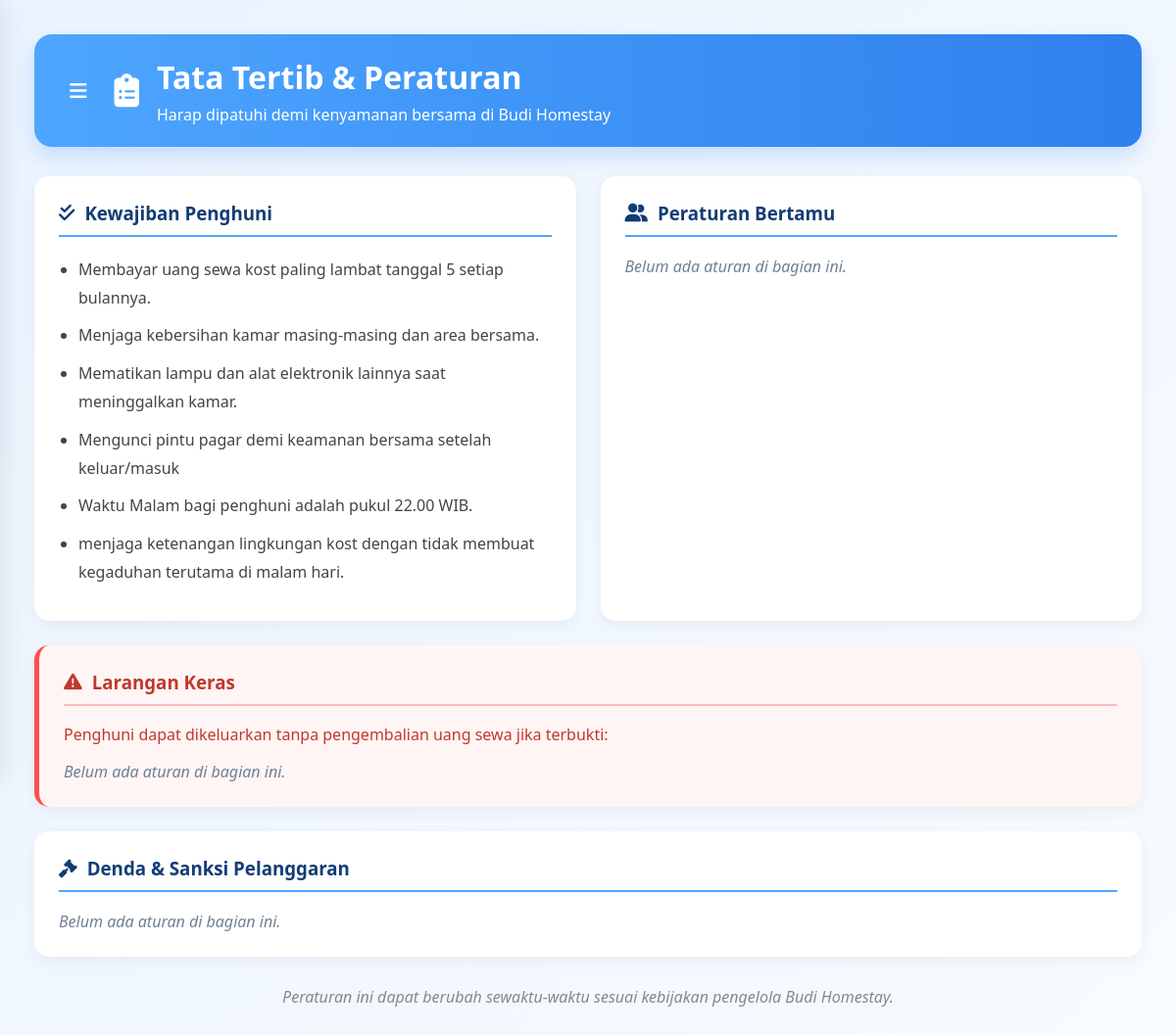
The page /src/penyewa_peraturan.php (signed in) on the database its author committed.
### tables this page shows
CREATE TABLE `peraturan` (
  `id_peraturan` int(11) NOT NULL,
  `isi_peraturan` text NOT NULL,
  `kategori` varchar(50) DEFAULT 'Umum',
  `tanggal_update` timestamp NOT NULL DEFAULT current_timestamp() ON UPDATE current_timestamp()
);

### src/penyewa_peraturan.php (the view, shortened to what this page needs)
<?php
include_once "koneksi.php";
$ruleGroups = [
    'Kewajiban' => [
        'title' => 'Kewajiban Penghuni',
        'icon' => 'fa-solid fa-check-double',
        'container_class' => 'rule-card',
        'list_tag' => 'ul',
    ],
    'Peraturan Bertamu' => [
        'title' => 'Peraturan Bertamu',
        'icon' => 'fa-solid fa-user-group',
        'container_class' => 'rule-card',
        'list_tag' => 'ul',
    ],
    'Larangan Keras' => [
        'title' => 'Larangan Keras',
        'icon' => 'fa-solid fa-triangle-exclamation',
        'container_class' => 'alert-box',
        'list_tag' => 'ol',
        'description' => 'Penghuni dapat dikeluarkan tanpa pengembalian uang sewa jika terbukti:',
    ],
    'Denda & Sanksi' => [
        'title' => 'Denda & Sanksi Pelanggaran',
        'icon' => 'fa-solid fa-gavel',
        'container_class' => 'rule-card full-width',
        'list_tag' => 'ul',
    ],
];
$rulesByCategory = [];
$rulesQuery = mysqli_query($conn, "SELECT id_peraturan, kategori, isi_peraturan FROM peraturan ORDER BY kategori, id_peraturan ASC");
while ($row = mysqli_fetch_assoc($rulesQuery)) {
    $kategori = $row['kategori'] ?: 'Kewajiban';
    if (!isset($rulesByCategory[$kategori])) {
        $rulesByCategory[$kategori] = [];
    }
    $rulesByCategory[$kategori][] = $row;
}
?>
<!DOCTYPE html>
<html lang="id">
<head>
    <link rel="stylesheet" href="https://cdnjs.cloudflare.com/ajax/libs/font-awesome/6.5.0/css/all.min.css">
</head>
<body>
<div class="main" id="main">
    <div class="header">
        <div class="menu-icon" onclick="toggleSidebar()">
            <i class="fa-solid fa-bars"></i>
        </div>
        <i class="fa-solid fa-clipboard-list" style="font-size: 34px;"></i>
        <div class="header-text">
            <h1>Tata Tertib & Peraturan</h1>
            <p>Harap dipatuhi demi kenyamanan bersama di Budi Homestay</p>
        </div>
    </div>
    <div class="rule-container">
        <?php foreach ($ruleGroups as $categoryKey => $config): ?>
            <?php
            $listTag = $config['list_tag'];
            $items = $rulesByCategory[$categoryKey] ?? [];
            ?>
            <div class="<?= htmlspecialchars($config['container_class']); ?>">
                <h3><i class="<?= htmlspecialchars($config['icon']); ?>"></i> <?= htmlspecialchars($config['title']); ?></h3>
                <?php if (!empty($config['description'])): ?>
                    <p><?= htmlspecialchars($config['description']); ?></p>
                <?php endif; ?>
                <?php if ($categoryKey === 'Denda & Sanksi'): ?>
                    <table class="rule-table" style="<?= empty($items) ? 'display:none;' : ''; ?>">
                        <thead>
                            <tr>
                                <th>Jenis Pelanggaran</th>
                                <th>Sanksi / Denda</th>
                            </tr>
                        </thead>
                        <tbody>
                            <?php foreach ($items as $rule): ?>
                                <?php [$jenisPelanggaran, $sanksiDenda] = parseDendaRule($rule['isi_peraturan']); ?>
                                <tr>
                                    <td><?= htmlspecialchars($jenisPelanggaran); ?></td>
                                    <td><?= htmlspecialchars($sanksiDenda); ?></td>
                                </tr>
                            <?php endforeach; ?>
                        </tbody>
                    </table>
                <?php else: ?>
                    <<?= $listTag; ?> class="rule-list" style="<?= empty($items) ? 'display:none;' : ''; ?>">
                        <?php foreach ($items as $rule): ?>
                            <li><?= htmlspecialchars($rule['isi_peraturan']); ?></li>
                        <?php endforeach; ?>
                    </<?= $listTag; ?>>
                <?php endif; ?>
                <p class="empty-note" style="<?= empty($items) ? '' : 'display:none;'; ?>">Belum ada aturan di bagian ini.</p>
            </div>
        <?php endforeach; ?>
    </div>
    <p class="footer-note">Peraturan ini dapat berubah sewaktu-waktu sesuai kebijakan pengelola Budi Homestay.</p>
</div>
</body>
</html>

### src/penyewa_peraturan.php (style rules this page uses)
body { margin: 0; font-family: 'Segoe UI', Arial, sans-serif; background: linear-gradient(135deg, #eaf3ff, #f8fbff); }
.main { margin-left: 0; padding: 35px; transition: 0.3s; }
.header { background: linear-gradient(90deg, #4da6ff, #2f80ed); color: white; padding: 22px 26px; border-radius: 18px; display: flex; align-items: center; gap: 18px; box-shadow: 0 10px 20px rgba(47,128,237,0.2); margin-bottom: 30px; }
.menu-icon { cursor: pointer; font-size: 20px; padding: 10px; }
.header-text h1, .header-text p { margin: 0; }
.header-text p { margin-top: 6px; }
.rule-container { display: grid; grid-template-columns: repeat(2, minmax(0, 1fr)); gap: 25px; }
.rule-card, .alert-box { background: white; padding: 25px; border-radius: 15px; box-shadow: 0 5px 15px rgba(0,0,0,0.05); }
.full-width, .alert-box { grid-column: span 2; }
.alert-box { background: #fff5f5; border-left: 5px solid #ff4d4d; color: #c0392b; }
.rule-card h3, .alert-box h3 { margin-top: 0; color: #123d75; border-bottom: 2px solid #4da6ff; padding-bottom: 10px; display: flex; align-items: center; gap: 10px; }
.alert-box h3 { color: #c0392b; border-bottom-color: rgba(255,77,77,0.35); }
.rule-list { padding-left: 20px; line-height: 1.8; color: #444; margin: 0; }
.rule-list li { margin-bottom: 10px; }
.empty-note { margin: 0; color: #6f8094; font-style: italic; }
.footer-note { margin-top: 30px; text-align: center; color: #888; font-style: italic; }

### rows shown on the page
peraturan: isi_peraturan "Membayar uang sewa kost paling lambat tanggal 5 setiap bulannya."
peraturan: isi_peraturan "Menjaga kebersihan kamar masing-masing dan area bersama."
peraturan: isi_peraturan "Mematikan lampu dan alat elektronik lainnya saat meninggalkan kamar."
peraturan: isi_peraturan "Mengunci pintu pagar demi keamanan bersama setelah keluar/masuk"
peraturan: isi_peraturan "Waktu Malam bagi penghuni adalah pukul 22.00 WIB."
peraturan: isi_peraturan "menjaga ketenangan lingkungan kost dengan tidak membuat kegaduhan terutama di malam hari."

### other values the page prints
$config['title'] "Kewajiban Penghuni"
$config['title'] "Peraturan Bertamu"
$config['title'] "Larangan Keras"
$config['description'] "Penghuni dapat dikeluarkan tanpa pengembalian uang sewa jika terbukti:"
$config['title'] "Denda & Sanksi Pelanggaran"
